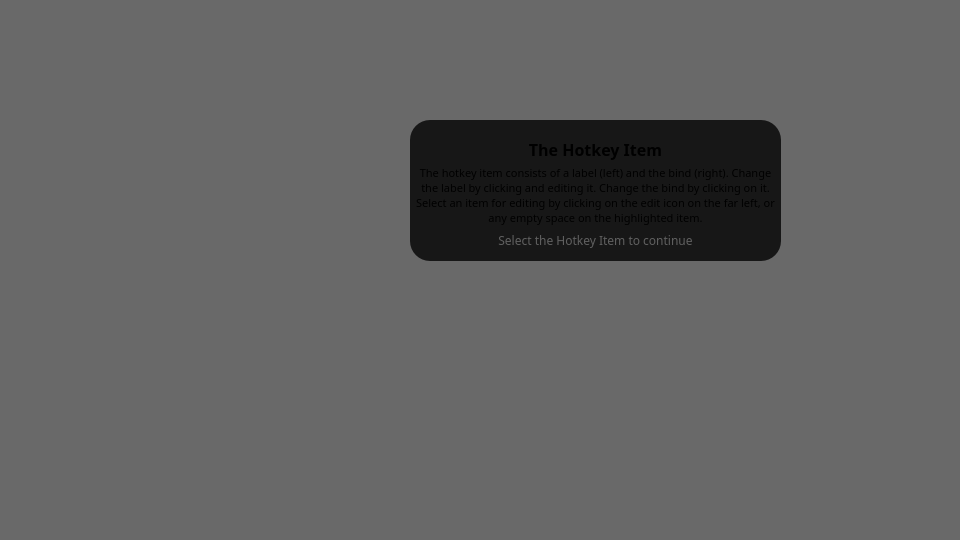
  <widget class="QGroupBox" name="slide_5">
   <property name="geometry">
    <rect>
     <x>0</x>
     <y>540</y>
     <width>960</width>
     <height>541</height>
    </rect>
   </property>
   <property name="styleSheet">
    <string notr="true">border: 0px;
background: transparent;</string>
   </property>
   <property name="title">
    <string/>
   </property>
   <widget class="QGroupBox" name="groupBox_6">
    <property name="geometry">
     <rect>
      <x>410</x>
      <y>120</y>
      <width>371</width>
      <height>141</height>
     </rect>
    </property>
    <property name="styleSheet">
     <string notr="true">QGroupBox {
	background: rgba(0, 0, 0, 200);
	border-radius: 20px;
}</string>
    </property>
    <property name="title">
     <string/>
    </property>
    <widget class="QLabel" name="label_15">
     <property name="geometry">
      <rect>
       <x>0</x>
       <y>4</y>
       <width>371</width>
       <height>51</height>
      </rect>
     </property>
     <property name="font">
      <font>
       <family>Cascadia Code</family>
       <pointsize>12</pointsize>
       <bold>true</bold>
      </font>
     </property>
     <property name="text">
      <string>The Hotkey Item</string>
     </property>
     <property name="alignment">
      <set>Qt::AlignCenter</set>
     </property>
     <property name="wordWrap">
      <bool>true</bool>
     </property>
     <property name="margin">
      <number>0</number>
     </property>
    </widget>
    <widget class="QLabel" name="label_16">
     <property name="geometry">
      <rect>
       <x>0</x>
       <y>30</y>
       <width>371</width>
       <height>91</height>
      </rect>
     </property>
     <property name="font">
      <font>
       <family>Cascadia Code</family>
       <pointsize>8</pointsize>
       <bold>false</bold>
      </font>
     </property>
     <property name="text">
      <string>&lt;html&gt;&lt;head/&gt;&lt;body&gt;&lt;p&gt;The hotkey item consists of a label (left) and the bind (right). Change the label by clicking and editing it. Change the bind by clicking on it. Select an item for editing by clicking on the edit icon on the far left, or any empty space on the highlighted item.&lt;/p&gt;&lt;/body&gt;&lt;/html&gt;</string>
     </property>
     <property name="alignment">
      <set>Qt::AlignCenter</set>
     </property>
     <property name="wordWrap">
      <bool>true</bool>
     </property>
     <property name="margin">
      <number>5</number>
     </property>
    </widget>
    <widget class="QPushButton" name="next_5">
     <property name="enabled">
      <bool>false</bool>
     </property>
     <property name="geometry">
      <rect>
       <x>10</x>
       <y>110</y>
       <width>351</width>
       <height>21</height>
      </rect>
     </property>
     <property name="font">
      <font>
       <family>Cascadia Code</family>
      </font>
     </property>
     <property name="styleSheet">
      <string notr="true">QPushButton {
background: transparent;
border: 0px;
color: #606060;
}

QPushButton:hover {
color: #B0B0B0;
}

QPushButton:pressed {
color: #E0E0E0;
}</string>
     </property>
     <property name="text">
      <string>Select the Hotkey Item to continue</string>
     </property>
    </widget>
   </widget>
   <widget class="QWidget" name="widget_18" native="true">
    <property name="geometry">
     <rect>
      <x>0</x>
      <y>0</y>
      <width>960</width>
      <height>540</height>
     </rect>
    </property>
    <property name="styleSheet">
     <string notr="true">background: rgba(0, 0, 0, 150);</string>
    </property>
   </widget>
   <zorder>widget_18</zorder>
   <zorder>groupBox_6</zorder>
  </widget>
